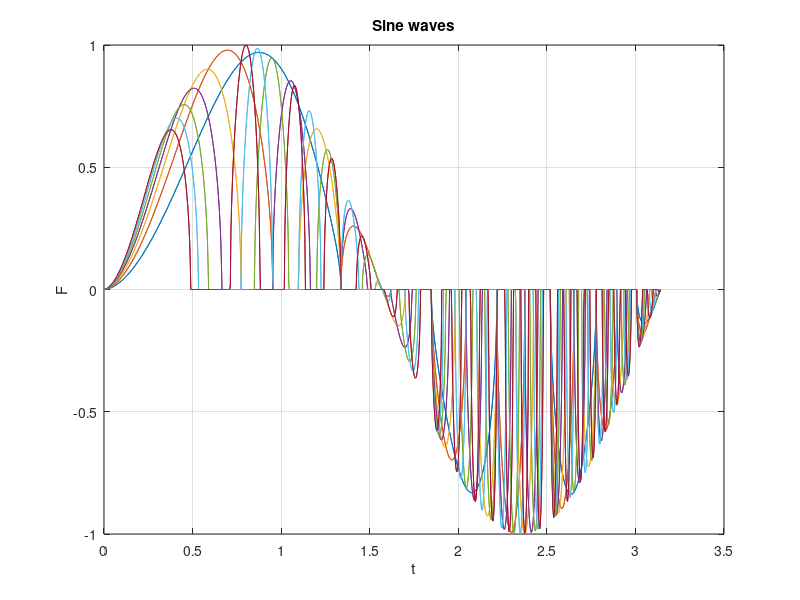

MATLAB code for this plot:
%% [FOR ... END]
mu=1:7; t=0:pi/1e3:pi;
F=zeros(numel(mu), numel(t)); % Memory allocation 
for mu=1:7
    for ii=1:numel(t)
    F(mu, ii)=sin(2*t(ii))*sqrt(sin(mu*t(ii)*sqrt(t(ii)+t(ii)^2+t(ii)^3)));
    end
    plot(t, F(mu,:)), hold all
end
xlabel('t'), ylabel('F'), title('Sine waves'), grid on    
%% [WHILE ... END] and [FOR ... END]
mu=1:7; t=0:pi/1e3:pi; 
F=zeros(numel(mu), numel(t)); % Memory allocation 
MU = 1;
while ne(MU, 8)
    ii=1;
    while ii~=numel(t)+1
    F(MU, ii)=sin(2*t(ii))*sqrt(sin(MU*t(ii)*sqrt(t(ii)+t(ii)^2+t(ii)^3)));
    ii=ii+1;
    end
    plot(t, F(MU,:)), hold all 
    MU=MU+1;
end
xlabel('t'), ylabel('F'), title('Sine waves'), grid on    
